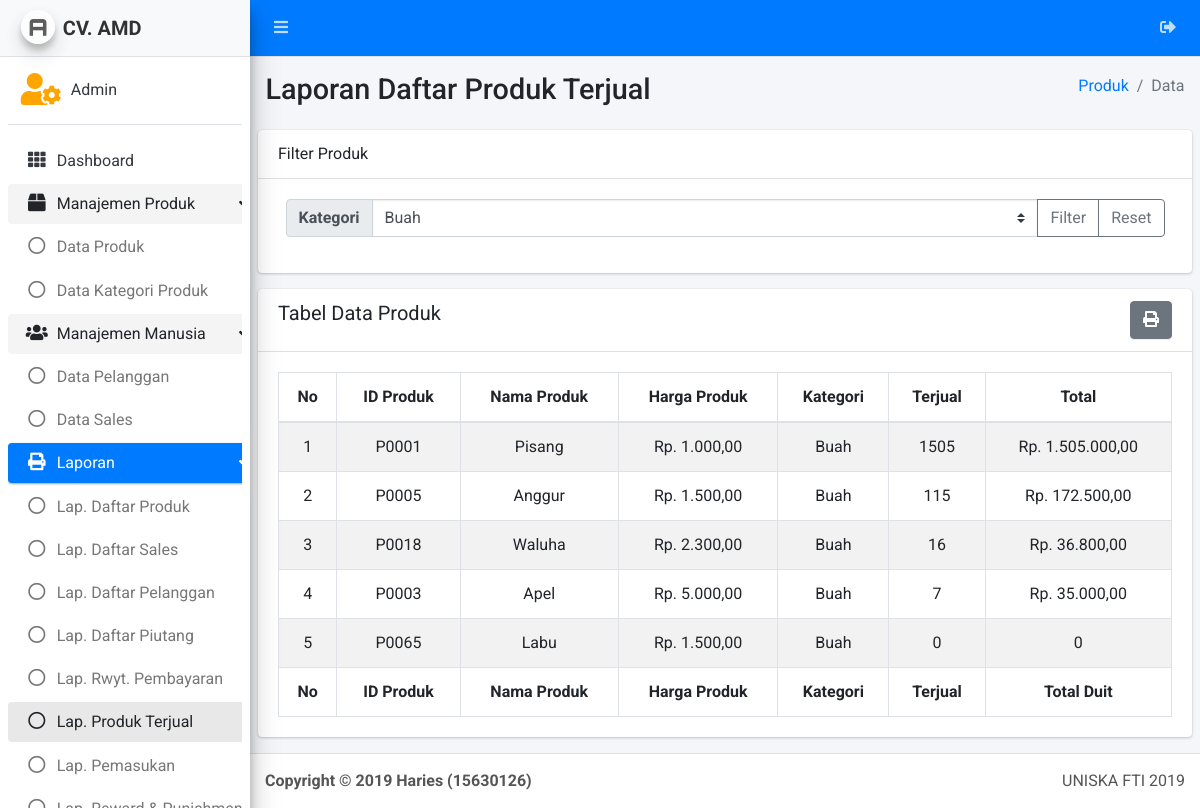
Screenshot of /admin/laporan_daftar_produk_terjual.php?kategori=1 (signed in) with the database file from the repository.
### tables this page shows
CREATE TABLE `about` (
  `id` int(11) NOT NULL,
  `nama` varchar(180) NOT NULL,
  `alias` varchar(180) NOT NULL,
  `alamat` varchar(180) NOT NULL,
  `telpon` varchar(180) NOT NULL,
  `email` varchar(180) NOT NULL,
  `tanda_tangan` varchar(180) NOT NULL,
  `nama_ttd` varchar(180) NOT NULL,
  `no_peg` varchar(180) NOT NULL,
  `moto` varchar(180) NOT NULL
);

CREATE TABLE `produk` (
  `id` int(11) NOT NULL,
  `nama_produk` varchar(180) NOT NULL,
  `harga_produk` int(11) NOT NULL,
  `foto_utama` varchar(180) NOT NULL,
  `stok` int(11) NOT NULL
);

### about.php (called while the page is built, shortened)
<?php
$sql = "SELECT * FROM about WHERE id = '1'";
$result = $conn->query($sql);
$row = mysqli_fetch_assoc($result);
$alias = $row['alias'];
?>

### admin/admin_job/auth_admin.php (called while the page is built, shortened)
<?php
$nama_sales = null;
?>

### library.php (called while the page is built, shortened)
<?php
    function duit($duit){
        $rupiah = 'Rp. '.number_format($duit,2,',','.');
        return $rupiah;
    }
?>

### admin/laporan_daftar_produk_terjual.php (the view, shortened to what this page needs)
<?php
include('core/header.php');
include('core/sidebar.php');
$kat = null;
if(isset($_GET['kategori'])){
  $kat = $_GET['kategori'];
  if($kat === 'semua'){
    $produks = $conn->query("SELECT p.id, p.nama_produk, p.harga_produk, group_concat(DISTINCT k.nama_kategori SEPARATOR ', ') as kats, SUM(pr.jumlah) as tot
    FROM produk p
    LEFT JOIN kategori_produk kp on p.id = kp.id_produk
    LEFT JOIN kategori k on k.id = kp.id_kategori
    LEFT JOIN produk_record pr
    on p.id = pr.id_produk
    GROUP BY p.id ORDER BY tot DESC");
  }else{
    $produks = $conn->query("SELECT p.id, p.nama_produk, p.harga_produk, group_concat(DISTINCT k.nama_kategori SEPARATOR ', ') as kats ,SUM(pr.jumlah) as tot
    FROM produk p
    LEFT JOIN kategori_produk kp on p.id = kp.id_produk AND kp.id_kategori = '$kat'
    LEFT JOIN kategori k on k.id = kp.id_kategori
    LEFT JOIN produk_record pr on p.id = pr.id_produk
    GROUP BY p.id ORDER BY tot DESC");
  }
}else{
  $produks = $conn->query("SELECT p.id, p.nama_produk, p.harga_produk, SUM(pr.jumlah) as tot
                           FROM produk p
                           LEFT JOIN produk_record pr
                           on p.id = pr.id_produk
                           GROUP BY p.id ORDER BY tot DESC");
}
?>
  <div class="content-wrapper">
    <section class="content-header">
      <div class="container-fluid">
        <div class="row mb-2">
          <div class="col-sm-6">
            <h1>Laporan Daftar Produk Terjual</h1>
          </div>
          <div class="col-sm-6">
            <ol class="breadcrumb float-sm-right">
              <li class="breadcrumb-item"><a href="laporan_daftar_produk.php">Produk</a></li>
              <li class="breadcrumb-item active">Data</li>
            </ol>
          </div>
        </div>
      </div>
    </section>
    <section class="content">
      <div class="row">
        <div class="col-12">
          <div class="card">
            <div class="card-header">
              Filter Produk
            </div>
            <div class="card-body">
              <div class="container">
                <div class="row">
                  <div class="col-12">
                    <form action="laporan_daftar_produk_terjual.php" method="get">
                      <div class="input-group mb-3">
                        <div class="input-group-prepend">
                          <label class="input-group-text" for="kategori">Kategori</label>
                        </div>
                        <select class="custom-select" id="kategori" name="kategori">
                          <?php
                            $kats = $conn->query("SELECT * FROM kategori");
                            while($row = mysqli_fetch_assoc($kats)){
                          ?>
                            <option
                            <?php echo $row['id'] == $kat ? 'selected' : '' ?>
                            value="<?php echo $row['id']?>"><?php echo $row['nama_kategori']?></option>
                          <?php } ?>
                        </select>
                        <div class="input-group-append">
                          <button type="submit" class="btn btn-outline-secondary">Filter</button>
                          <a href="laporan_daftar_produk_terjual.php" class="btn btn-outline-secondary">Reset</a>
                        </div>
                      </div>
                    </form>
                  </div>
                </div>
              </div>
            </div>
          </div>
        </div>
        <div class="col-12 <?php echo $kat ? 'tampil' : 'hide' ?>">
          <div class="card">
            <div class="card-header">
              <div class="row justify-content-between">
                <div class="col-6">
                  <h3 class="card-title">Tabel Data Produk</h3>
                </div>
                <div class="col-6 text-right">
                  <button class="btn btn-secondary"
                  onclick="bukajendela('laporan/cetak_laporan_daftar_produk_terjual.php?kategori=<?php echo isset($_GET['kategori']) ? $_GET['kategori'] : '' ?>')"
                  >
                    <i class="fas fa-print"></i>
                  </button>
                </div>
              </div>
            </div>
            <div class="card-body">
              <table id="table-full" class="table table-bordered table-striped">
                <thead>
                <tr>
                  <th class="text-center">No</th>
                  <th class="text-center">ID Produk</th>
                  <th class="text-center">Nama Produk</th>
                  <th class="text-center">Harga Produk</th>
                  <th class="text-center">Kategori</th>
                  <th class="text-center">Terjual</th>
                  <th class="text-center">Total</th>
                </tr>
                </thead>
                <tbody>
                <?php
                    $no = 1;
                    while($row = mysqli_fetch_assoc($produks)){
                      if($row['kats']) {
                  ?>
                    <tr>
                      <td class="align-middle text-center"><?php echo $no ?></td>
                      <td class="align-middle text-center"><?php echo 'P'.str_pad($row['id'],4,'0',STR_PAD_LEFT); ?></td>
                      <td class="align-middle text-center"><?php echo $row['nama_produk'] ?></td>
                      <td class="align-middle text-center"><?php echo duit($row['harga_produk']) ?></td>
                      <td class="align-middle text-center"><?php echo $row['kats'] ?></td>
                      <td class="align-middle text-center"><?php echo $row['tot'] > 0 ? $row['tot'] : '0' ?></td>
                      <td class="align-middle text-center"><?php echo $row['tot'] > 0 ? duit($row['tot']*$row['harga_produk']) : '0' ?></td>
                    </tr>
                  <?php $no++; } } ?>
                </tbody>
                <tfoot>
                <tr>
                  <th class="text-center">No</th>
                  <th class="text-center">ID Produk</th>
                  <th class="text-center">Nama Produk</th>
                  <th class="text-center">Harga Produk</th>
                  <th class="text-center">Kategori</th>
                  <th class="text-center">Terjual</th>
                  <th class="text-center">Total Duit</th>
                </tr>
                </tfoot>
              </table>
            </div>
          </div>
        </div>
      </div>
    </section>
  </div>
<?php
include('core/footer.php');
?>

### admin/core/sidebar.php (shortened to what this page needs)
<?php
  function active($currect_page){
    $url_array =  explode('/', $_SERVER['REQUEST_URI']) ;
    $url = end($url_array);
    $arr_url = explode('?', $url);
    $cek_url = $arr_url[0];
    if($currect_page == $cek_url){
        echo 'active';
    }
  }
  function open($currect_page){
    $url_array =  explode('/', $_SERVER['REQUEST_URI']) ;
    $url = end($url_array);
    $arr_url = explode('?', $url);
    $cek_url = $arr_url[0];
    if($currect_page == $cek_url){
        echo 'menu-open';
    }
  }
  $cekSales = $nama_sales;
?>
  <aside class="main-sidebar sidebar-light-primary elevation-4">
    <a href="/admin" class="brand-link navbar-light">
      <img src="lte/dist/img/AdminLTELogo.png" alt="AdminLTE Logo" class="brand-image img-circle elevation-3"
           style="opacity: .8">
      <span class="brand-text font-weight-bold"><?php echo $alias ?></span>
    </a>
    <div class="sidebar">
      <div class="user-panel mt-3 pb-3 mb-3 d-flex">
        <div class="image">
          <i class="fas <?php echo $nama_sales ? 'fa-user' : 'fa-user-cog' ?> fa-2x" style="color:orange;"></i>
        </div>
        <div class="info">
          <a href="#" class="d-block"><?php echo $nama_sales ? $nama_sales : 'Admin' ?></a>
        </div>
      </div>
      <nav class="mt-2">
        <ul class="nav nav-pills nav-sidebar flex-column" data-widget="treeview" role="menu" data-accordion="false">
          <li class="nav-item">
            <a href="index.php" class="nav-link <?php active('index.php');?>">
              <i class="nav-icon fas fa-th"></i>
              <p>
                Dashboard
              </p>
            </a>
          </li>
          <?php if(!$cekSales) { ?>
          <li class="nav-item has-treeview menu-open">
            <a href="#" class="nav-link <?php active('index_produk.php');?> <?php active('index_kategori_produk.php');?>">
              <i class="nav-icon fas fa-box"></i>
              <p>
                Manajemen Produk
                <i class="right fas fa-angle-left"></i>
              </p>
            </a>
            <ul class="nav nav-treeview">
              <li class="nav-item">
                <a href="index_produk.php" class="nav-link <?php active('index_produk.php');?>">
                  <i class="far fa-circle nav-icon"></i>
                  <p>Data Produk</p>
                </a>
              </li>
              <li class="nav-item">
                <a href="index_kategori_produk.php" class="nav-link <?php active('index_kategori_produk.php');?>">
                  <i class="far fa-circle nav-icon"></i>
                  <p>Data Kategori Produk</p>
                </a>
              </li>
            </ul>
          </li>
          <li class="nav-item has-treeview menu-open">
            <a href="#" class="nav-link <?php active('index_sales.php'); active('index_pelanggan.php');?>">
              <i class="nav-icon fas fa-users"></i>
              <p>
                Manajemen Manusia
                <i class="right fas fa-angle-left"></i>
              </p>
            </a>
            <ul class="nav nav-treeview">
              <li class="nav-item">
                <a href="index_pelanggan.php" class="nav-link <?php active('index_pelanggan.php');?>">
                  <i class="far fa-circle nav-icon"></i>
                  <p>Data Pelanggan</p>
                </a>
              </li>
              <li class="nav-item">
                <a href="index_sales.php" class="nav-link <?php active('index_sales.php');?>">
                  <i class="far fa-circle nav-icon"></i>
                  <p>Data Sales</p>
                </a>
              </li>
            </ul>
          </li>
          <li class="nav-item has-treeview <?php open('laporan_monitoring_sales.php'); open('laporan_monitoring_toko.php'); open('laporan_daftar_reward.php'); open('laporan_daftar_pemasukan.php'); open('laporan_daftar_produk_terjual.php'); open('laporan_daftar_pembayaran.php'); open('laporan_daftar_hutang.php'); open('laporan_daftar_produk.php'); open('laporan_daftar_sales.php'); open('laporan_daftar_pelanggan.php');?>">
            <a href="#" class="nav-link <?php active('laporan_monitoring_sales.php'); active('laporan_monitoring_toko.php'); active('laporan_daftar_reward.php'); active('laporan_daftar_pemasukan.php'); active('laporan_daftar_produk_terjual.php'); active('laporan_daftar_pembayaran.php'); active('laporan_daftar_hutang.php'); active('laporan_daftar_produk.php'); active('laporan_daftar_sales.php'); active('laporan_daftar_pelanggan.php');?>">
              <i class="nav-icon fas fa-print"></i>
              <p>
                Laporan
                <i class="right fas fa-angle-left"></i>
              </p>
            </a>
            <ul class="nav nav-treeview">
              <li class="nav-item">
                <a href="laporan_daftar_produk.php" class="nav-link <?php active('laporan_daftar_produk.php');?>">
                  <i class="far fa-circle nav-icon"></i>
                  <p>Lap. Daftar Produk</p>
                </a>
              </li>
              <li class="nav-item">
                <a href="laporan_daftar_sales.php" class="nav-link <?php active('laporan_daftar_sales.php');?>">
                  <i class="far fa-circle nav-icon"></i>
                  <p>Lap. Daftar Sales</p>
                </a>
              </li>
              <li class="nav-item">
                <a href="laporan_daftar_pelanggan.php" class="nav-link <?php active('laporan_daftar_pelanggan.php');?>">
                  <i class="far fa-circle nav-icon"></i>
                  <p>Lap. Daftar Pelanggan</p>
                </a>
              </li>
              <li class="nav-item">
                <a href="laporan_daftar_hutang.php" class="nav-link <?php active('laporan_daftar_hutang.php');?>">
                  <i class="far fa-circle nav-icon"></i>
                  <p>Lap. Daftar Piutang</p>
                </a>
              </li>
              <li class="nav-item">
                <a href="laporan_daftar_pembayaran.php" class="nav-link <?php active('laporan_daftar_pembayaran.php'); ?>">
                  <i class="far fa-circle nav-icon"></i>
                  <p>Lap. Rwyt. Pembayaran</p>
                </a>
              </li>
              <li class="nav-item">
                <a href="laporan_daftar_produk_terjual.php" class="nav-link <?php active('laporan_daftar_produk_terjual.php');?>">
                  <i class="far fa-circle nav-icon"></i>
                  <p>Lap. Produk Terjual</p>
                </a>
              </li>
              <li class="nav-item">
                <a href="laporan_daftar_pemasukan.php" class="nav-link <?php active('laporan_daftar_pemasukan.php');?>">
                  <i class="far fa-circle nav-icon"></i>
                  <p>Lap. Pemasukan</p>
                </a>
              </li>
              <li class="nav-item">
                <a href="laporan_daftar_reward.php" class="nav-link <?php active('laporan_daftar_reward.php');?>">
                  <i class="far fa-circle nav-icon"></i>
                  <p>Lap. Reward & Punishment</p>
                </a>
              </li>
            </ul>
          </li>
          <?php } ?>
        </ul>
      </nav>
    </div>
  </aside>

### admin/core/css/my.css (style rules this page uses)
.sidebar-light-primary .nav-treeview>.nav-item>.nav-link.active, .sidebar-light-primary .nav-treeview>.nav-item>.nav-link.active:hover { background-color: #e9e8e8 !important; }
.tampil { display: block; }

### rows the page displays
about: alias "CV. AMD"
produk: id "0001", nama_produk "Pisang", harga_produk "Rp. 1.000,00", kats "Buah", tot "1505", harga_produk "Rp. 1.505.000,00"
produk: id "0005", nama_produk "Anggur", harga_produk "Rp. 1.500,00", kats "Buah", tot "115", harga_produk "Rp. 172.500,00"
produk: id "0018", nama_produk "Waluha", harga_produk "Rp. 2.300,00", kats "Buah", tot "16", harga_produk "Rp. 36.800,00"
produk: id "0003", nama_produk "Apel", harga_produk "Rp. 5.000,00", kats "Buah", tot "7", harga_produk "Rp. 35.000,00"
produk: id "0065", nama_produk "Labu", harga_produk "Rp. 1.500,00", kats "Buah"

### other values shown
form field kategori "Buah"
